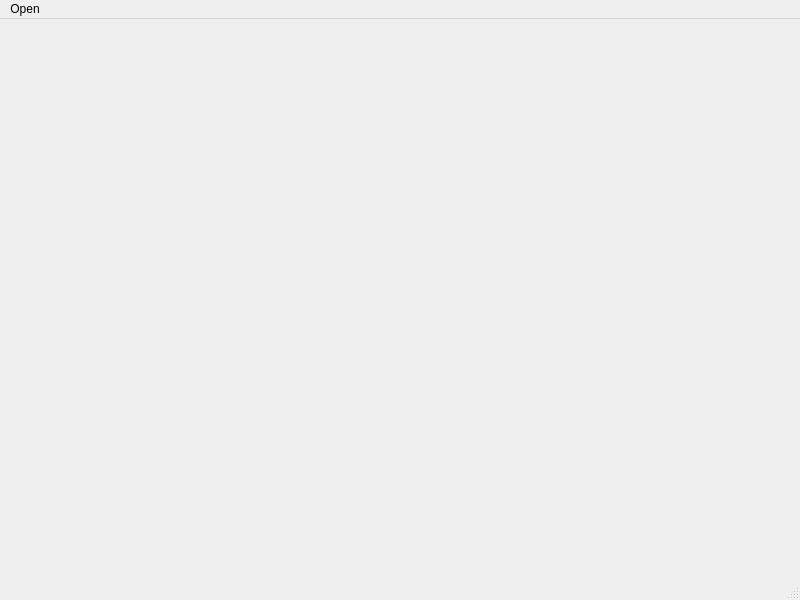
<?xml version="1.0" encoding="UTF-8"?>
<ui version="4.0">
 <class>MainWindow</class>
 <widget class="QMainWindow" name="MainWindow">
  <property name="geometry">
   <rect>
    <x>0</x>
    <y>0</y>
    <width>800</width>
    <height>600</height>
   </rect>
  </property>
  <property name="windowTitle">
   <string>MainWindow</string>
  </property>
  <widget class="QWidget" name="centralwidget"/>
  <widget class="QMenuBar" name="menubar">
   <property name="geometry">
    <rect>
     <x>0</x>
     <y>0</y>
     <width>800</width>
     <height>28</height>
    </rect>
   </property>
   <widget class="QMenu" name="menuOpen">
    <property name="title">
     <string>Open</string>
    </property>
    <addaction name="actionNew"/>
    <addaction name="actionRecentFiles"/>
    <addaction name="actionClose"/>
    <addaction name="separator"/>
    <addaction name="actionQuit"/>
   </widget>
   <addaction name="menuOpen"/>
  </widget>
  <widget class="QStatusBar" name="statusbar"/>
  <action name="actionNew">
   <property name="text">
    <string>New</string>
   </property>
  </action>
  <action name="actionRecentFiles">
   <property name="text">
    <string>RecentFiles...</string>
   </property>
  </action>
  <action name="actionClose">
   <property name="text">
    <string>Close</string>
   </property>
  </action>
  <action name="actionQuit">
   <property name="text">
    <string>Quit</string>
   </property>
  </action>
 </widget>
 <resources/>
 <connections/>
</ui>
